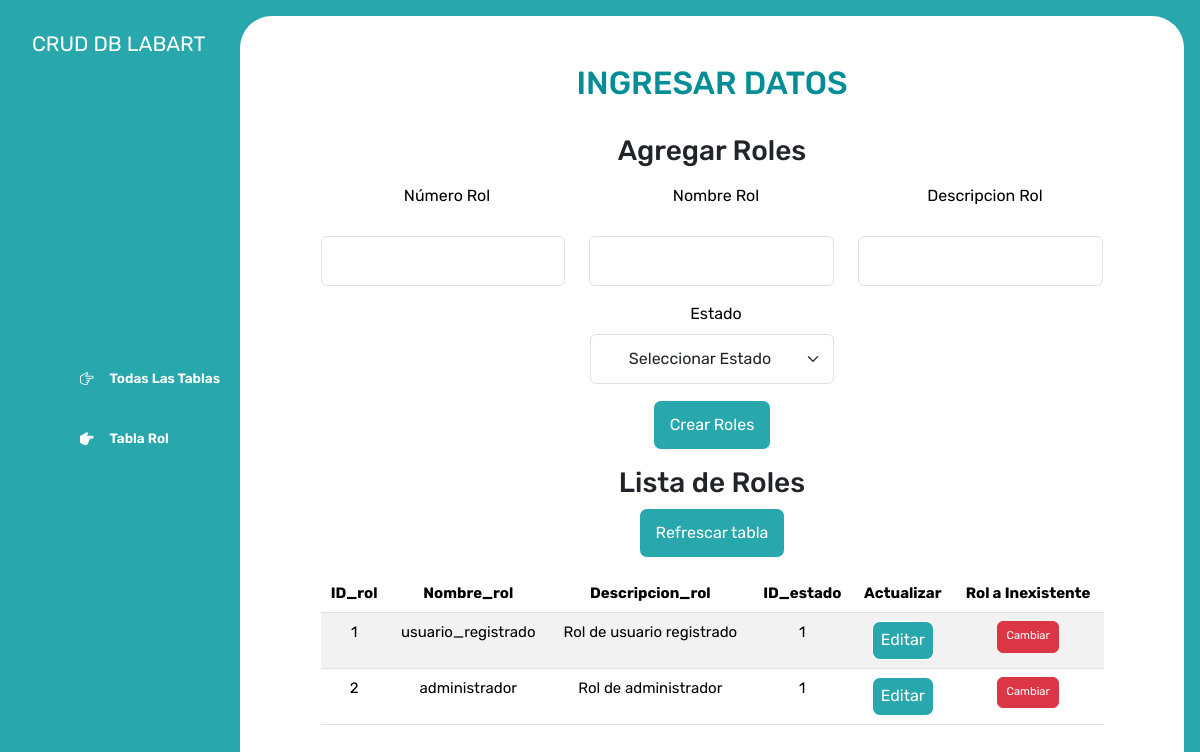
Page /Controlador/controladorRol.php on the committed database.
### tables this page shows
CREATE TABLE Rol (
    ID_rol INT(10) PRIMARY KEY,
    Nombre_rol VARBINARY(255),
    Descripcion_rol VARBINARY(255),
    ID_estado INT(10)
);

### Controlador/controladorRol.php (called while the page is built, shortened)
<?php
require_once '../Modelo/Rol.php';
$gestorRol = new Rol();
$resultado = $gestorRol->consultarRoles();
include "../Vista/vistaRol.php";

### Modelo/Conexion.php (called while the page is built)
<?php
function Conectarse(){
	$Conexion =  mysqli_connect("localhost","root","","labart");
	return $Conexion;
}
?>

### Modelo/Rol.php (called while the page is built, shortened)
<?php
require_once 'Conexion.php';
class Rol
{
     public function consultarRoles()
 	{
        $this->Conexion = Conectarse();
        $sql_key = "SET @encryption_key = 'MiClaveDeEncriptacionSegura123!';";
        $this->Conexion->query($sql_key);
        $sql="SELECT
                ID_rol,
                AES_DECRYPT((Nombre_rol	), @encryption_key) AS Nombre_rol,
                AES_DECRYPT((Descripcion_rol), @encryption_key) AS Descripcion_rol,
                ID_estado
        FROM rol";
 		$resultado=$this->Conexion->query($sql);
 		return $resultado;
 	}
}

### Vista/vistaRol.php (the view, shortened to what this page needs)
<!DOCTYPE html>
<html lang="en">
<head>
    <link rel="stylesheet" href="https://cdn.jsdelivr.net/npm/bootstrap-icons@1.9.1/font/bootstrap-icons.css">
    <link rel="stylesheet" href="../style.css">
    <link href="https://cdn.jsdelivr.net/npm/bootstrap@5.3.3/dist/css/bootstrap.min.css" rel="stylesheet">
</head>
<body>
    <div class="wrapper justify-content-center">
        <aside>
            <header>
                <h1 class="logo">CRUD DB LABART</h1>
            </header>
            <nav>
                <ul class="menu">
                <li>
                    <button id="todos" class="boton-menu boton-categoria" onclick="location.href='../index.php';">
                        <i class="bi bi-hand-index-thumb"></i> Todas Las Tablas
                    </button>
                </li>
                    <li>
                        <button id="abrigos" class="boton-menu boton-categoria active"><i class="bi bi-hand-index-thumb-fill"></i> Tabla Rol</button>
                    </li>
                </ul>
            </nav>
        </aside>
        <main>
            <h2 class="titulo-principal" id="titulo-principal">INGRESAR DATOS</h2>
            <div id="contenedor-productos" class="contenedor-productos">
                <div class="contenedor">
                    <h3>Agregar Roles</h3>
                    <form action="../Controlador/controladorRol.php" method="post">
                        <div class="row mt-3">
                            <div class="col-md-4">
                                <label for="ID_rol" class="form-label">Número Rol</label>
                                <input class="form-control" id="ID_rol" name="ID_rol" type="text">
                            </div>
                            <div class="col-md-4">
                                <label for="Nombre_rol" class="form-label">Nombre Rol</label>
                                <input class="form-control" id="Nombre_rol" name="Nombre_rol" type="text">
                            </div>
                            <div class="col-md-4">
                                <label for="Descripcion_rol" class="form-label">Descripcion Rol</label>
                                <input class="form-control" id="Descripcion_rol" name="Descripcion_rol" type="text">
                            </div>
                        </div>
                        <div class="row mt-3 justify-content-center">
                          <div class="col-md-4">
                            <label for="ID_estado" class="form-label">Estado</label>
                            <select class="form-select" id="ID_estado" name="ID_estado">
                                <option value="">Seleccionar Estado</option>
                            </select>
                        </div>
                    </div>
                        <button class="Boton_refrescar mt-3" type="submit" name="Acciones" value="Crear Rol">Crear Roles</button>
                    </form>
                        <h3 class="mt-3">Lista de Roles</h3>
                        <form action="../Controlador/controladorRol.php" method="post">
                            <button class="Boton_refrescar mb-3" type="submit" name="Acciones" value="Refrescar tabla">Refrescar tabla</button>
                        </form>
                        <div class="table-responsive">
                        <table class="table table-striped table-hover">
                            <thead>
                                <tr>
                                    <th>ID_rol</th>
                                    <th>Nombre_rol</th>
                                    <th>Descripcion_rol</th>
                                    <th>ID_estado</th>
                                    <th>Actualizar</th>
                                    <th>Rol a Inexistente</th>
                                </tr>
                            </thead>
                            <tbody>
                                <?php
                                while ($fila = mysqli_fetch_assoc($resultado)) {
                                    echo "<tr>";
                                    echo "<td>{$fila['ID_rol']}</td>";
                                    echo "<td>{$fila['Nombre_rol']}</td>";
                                    echo "<td>{$fila['Descripcion_rol']}</td>";
                                    echo "<td>{$fila['ID_estado']}</td>";
                                    echo "<td><button class='Boton_refrescar' style='padding: 0.40rem 0.5rem; font-size: 1rem;' data-bs-toggle='modal' data-bs-target='#updateModal{$fila['ID_rol']}'>Editar</button></td>";
                                    echo "<td>
                                        <form action='../Controlador/controladorRol.php' method='post'>
                                            <input type='hidden' name='ID_rol' value='{$fila['ID_rol']}'>
                                            <button class='btn btn-danger' style='padding: 0.40rem 0.5rem; font-size: 0.7rem;' type='submit' name='Acciones' value='Borrar Rol'>Cambiar</button>
                                        </form>
                                    </td>";
                                    echo "</tr>";
                                }
                                ?>
                            </tbody>
                        </table>
                        </div>
                    </div>
                </div>
            </main>
        </div>
</body>
</html>

### style.css (style rules this page uses)
:root { --clr-main: #28a7ac; --clr-main-light: #02ffff; --clr-white: #ffffff; --clr-gray: #696969; --clr-red: #ff0000; --clr-dark-cyan:#038d97; --clr-black:#000000; }
* { margin: 0; padding: 0; box-sizing: border-box; font-family: 'Rubik', sans-serif; }
body, html { margin: 0; padding: 0; height: 100%; background-color: var(--clr-main); }
main { background-color: var(--clr-white); margin: 1rem; margin-left: 0; border-radius: 2rem; padding: 3rem; text-align: center; align-items: center; }
h1, h2, h3, h4, h5, h6, p, a, input, textarea, ul { margin: 0; padding: 0; }
ul { list-style-type: none; }
.wrapper { display: grid; grid-template-columns: 1fr 4fr; background-color: var(--clr-main); }
aside { padding: 2rem; padding-right: 0; color: var(--clr-white); position: sticky; top: 0; height: 100vh; display: flex; flex-direction: column; justify-content: space-between; background-color: var(--clr-main); }
.logo { font-weight: 400; font-size: 1.3rem; color: var(--clr-white); }
.menu { display: flex; flex-direction: column; gap: .5rem; }
.boton-menu { background-color: transparent; border: 0; color: var(--clr-cyan); cursor: pointer; display: flex; align-items: center; gap: 1rem; font-weight: 600; padding: 1rem; font-size: .85rem; width: 100%; transition: background-color 0.3s ease, color 0.3s ease; }
.boton-menu.active::before, .boton-menu.active::after { content: ''; position: absolute; width: 1rem; height: 2rem; background-color: var(--clr-main); border-radius: .5rem; }
.boton-menu.active::before { bottom: 100%; right: 0; box-shadow: 0 1rem 0 var(--clr-main); }
.boton-menu.active::after { top: 100%; right: 0; box-shadow: 0 -1rem 0 var(--clr-main); }
.boton-menu > i.bi-hand-index-thumb-fill, .boton-menu > i.bi-hand-index-thumb { transform: rotateZ(90deg); }
.titulo-principal { color: var(--clr-dark-cyan); margin-bottom: 2rem; }
.contenedor-productos { display: flex; grid-template-columns: repeat(4, 1fr); gap: 1rem; justify-content: center; }
table { font-size: 15px; border-collapse: collapse; border-radius: 20px; width: 100%; }
thead { background-color: var(--clr-main); color: var(--clr-white); }
tbody { background-color: var(--clr-gray); color: var(--clr-main); }
tr { border-radius: 10px; }
tr:nth-child(even) { background-color: var(--clr-main-light); }
select, form input { width: 210px; height: 50px; margin-top: 20px; text-align: center; border-radius: 15px; font-size: 18px; border: 4px solid var(--clr-main); background-color: var(--clr-white); }
input::placeholder { font-size: 18px; }
.contenedor { margin-left: 2rem; margin-right: 2rem; }
form { border-radius: 50px; text-align: center; justify-content: center; width: auto; height: auto; }
label { font-size: 16px; color: var(--clr-black); cursor: pointer; margin-left: 0.5rem; }
.Boton_refrescar { background-color: var(--clr-main); color: var(--clr-white); padding: 0.75rem 1rem; border: 0.1px solid var(--clr-white); border-radius: 0.5rem; cursor: pointer; transition: background-color 0.3s ease, color 0.3s ease, border-color 0.3s ease; }

### rows in the picture
rol: ID_rol "1", Nombre_rol "usuario_registrado", Descripcion_rol "Rol de usuario registrado", ID_estado "1"
rol: ID_rol "2", Nombre_rol "administrador", Descripcion_rol "Rol de administrador", ID_estado "1"
